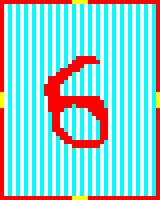

This game map was drawn from its Tiled (.tmx) file and the tilesets committed beside it. A one-line description and the full map source follow:
An orthogonal 40x50 tile map with 4x4 px tiles, 1 tile layer (map).

<map version="1.0" orientation="orthogonal" renderorder="right-down" width="40" height="50" tilewidth="4" tileheight="4" nextobjectid="1">
 <tileset firstgid="1" name="tiles" tilewidth="4" tileheight="4">
  <image source="../assets/tiles.png" width="24" height="24" />
 </tileset>
 <layer name="map" width="40" height="50">
  <data encoding="csv">
1,1,1,1,1,1,1,1,1,1,1,1,1,1,1,1,1,1,30,30,30,30,1,1,1,1,1,1,1,1,1,1,1,1,1,1,1,1,1,1,
1,33,34,33,34,33,34,33,34,33,34,33,34,33,34,33,34,33,34,33,34,33,34,33,34,33,34,33,34,33,34,33,34,33,34,33,34,33,34,1,
1,33,34,33,34,33,34,33,34,33,34,33,34,33,34,33,34,33,34,33,34,33,34,33,34,33,34,33,34,33,34,33,34,33,34,33,34,33,34,1,
1,33,34,33,34,33,34,33,34,33,34,33,34,33,34,33,34,33,34,33,34,33,34,33,34,33,34,33,34,33,34,33,34,33,34,33,34,33,34,1,
1,33,34,33,34,33,34,33,34,33,34,33,34,33,34,33,34,33,34,33,34,33,34,33,34,33,34,33,34,33,34,33,34,33,34,33,34,33,34,1,
1,33,34,33,34,33,34,33,34,33,34,33,34,33,34,33,34,33,34,33,34,33,34,33,34,33,34,33,34,33,34,33,34,33,34,33,34,33,34,1,
1,33,34,33,34,33,34,33,34,33,34,33,34,33,34,33,34,33,34,33,34,33,34,33,34,33,34,33,34,33,34,33,34,33,34,33,34,33,34,1,
1,33,34,33,34,33,34,33,34,33,34,33,34,33,34,33,34,33,34,33,34,33,34,33,34,33,34,33,34,33,34,33,34,33,34,33,34,33,34,1,
1,33,34,33,34,33,34,33,34,33,34,33,34,33,34,33,34,33,34,33,34,33,34,33,34,33,34,33,34,33,34,33,34,33,34,33,34,33,34,1,
1,33,34,33,34,33,34,33,34,33,34,33,34,33,34,33,34,33,34,33,34,33,34,33,34,33,34,33,34,33,34,33,34,33,34,33,34,33,34,1,
1,33,34,33,34,33,34,33,34,33,34,33,34,33,34,33,34,33,34,33,34,33,34,33,34,33,34,33,34,33,34,33,34,33,34,33,34,33,34,1,
1,33,34,33,34,33,34,33,34,33,34,33,34,33,34,33,34,33,34,33,34,33,34,33,34,33,34,33,34,33,34,33,34,33,34,33,34,33,34,1,
1,33,34,33,34,33,34,33,34,33,34,33,34,33,34,33,34,33,34,33,34,33,34,33,34,33,34,33,34,33,34,33,34,33,34,33,34,33,34,1,
1,33,34,33,34,33,34,33,34,33,34,33,34,33,34,33,34,33,34,33,34,33,34,33,34,33,34,33,34,33,34,33,34,33,34,33,34,33,34,1,
1,33,34,33,34,33,34,33,34,33,34,33,34,33,34,33,34,33,34,3,3,3,3,3,34,33,34,33,34,33,34,33,34,33,34,33,34,33,34,1,
1,33,34,33,34,33,34,33,34,33,34,33,34,33,34,33,34,33,3,3,3,3,3,3,3,33,34,33,34,33,34,33,34,33,34,33,34,33,34,1,
1,33,34,33,34,33,34,33,34,33,34,33,34,33,34,33,34,3,3,3,3,33,34,33,34,33,34,33,34,33,34,33,34,33,34,33,34,33,34,1,
1,33,34,33,34,33,34,33,34,33,34,33,34,33,34,3,3,3,3,3,34,33,34,33,34,33,34,33,34,33,34,33,34,33,34,33,34,33,34,1,
1,33,34,33,34,33,34,33,34,33,34,33,34,33,3,3,3,3,34,33,34,33,34,33,34,33,34,33,34,33,34,33,34,33,34,33,34,33,34,1,
1,33,34,33,34,33,34,33,34,33,34,33,3,3,3,3,3,33,34,33,34,33,34,33,34,33,34,33,34,33,34,33,34,33,34,33,34,33,34,1,
1,33,34,33,34,33,34,33,34,33,34,33,3,3,3,3,34,33,34,33,34,33,34,33,34,33,34,33,34,33,34,33,34,33,34,33,34,33,34,1,
1,33,34,33,34,33,34,33,34,33,34,3,3,3,3,33,34,33,34,33,34,33,34,33,34,33,34,33,34,33,34,33,34,33,34,33,34,33,34,1,
1,33,34,33,34,33,34,33,34,33,34,3,3,3,3,33,34,33,34,33,34,33,34,33,34,33,34,33,34,33,34,33,34,33,34,33,34,33,34,1,
30,33,34,33,34,33,34,33,34,33,34,3,3,3,3,33,34,33,34,33,34,33,34,33,34,33,34,33,34,33,34,33,34,33,34,33,34,33,34,30,
30,33,34,33,34,33,34,33,34,33,34,33,3,3,3,3,3,3,3,3,3,3,3,3,3,33,34,33,34,33,34,33,34,33,34,33,34,33,34,30,
30,33,34,33,34,33,34,33,34,33,34,33,3,3,3,3,3,3,3,3,3,3,3,3,3,3,34,33,34,33,34,33,34,33,34,33,34,33,34,30,
30,33,34,33,34,33,34,33,34,33,34,33,3,3,3,3,3,3,34,3,3,3,3,3,3,3,34,33,34,33,34,33,34,33,34,33,34,33,34,30,
1,33,34,33,34,33,34,33,34,33,34,33,3,3,3,3,34,33,34,33,34,33,3,3,3,3,3,33,34,33,34,33,34,33,34,33,34,33,34,1,
1,33,34,33,34,33,34,33,34,33,34,33,34,3,3,33,34,33,34,33,34,33,34,3,3,3,3,33,34,33,34,33,34,33,34,33,34,33,34,1,
1,33,34,33,34,33,34,33,34,33,34,33,34,3,3,33,34,33,34,33,34,33,34,33,3,3,3,33,34,33,34,33,34,33,34,33,34,33,34,1,
1,33,34,33,34,33,34,33,34,33,34,33,34,3,3,33,34,33,34,33,34,33,34,33,34,3,3,33,34,33,34,33,34,33,34,33,34,33,34,1,
1,33,34,33,34,33,34,33,34,33,34,33,34,3,3,33,34,33,34,33,34,33,34,33,34,3,3,33,34,33,34,33,34,33,34,33,34,33,34,1,
1,33,34,33,34,33,34,33,34,33,34,33,34,3,3,3,34,33,34,33,34,33,34,33,34,3,3,33,34,33,34,33,34,33,34,33,34,33,34,1,
1,33,34,33,34,33,34,33,34,33,34,33,34,33,3,3,3,33,34,33,34,33,34,33,34,3,3,33,34,33,34,33,34,33,34,33,34,33,34,1,
1,33,34,33,34,33,34,33,34,33,34,33,34,33,34,3,3,3,34,33,34,33,34,33,34,3,3,33,34,33,34,33,34,33,34,33,34,33,34,1,
1,33,34,33,34,33,34,33,34,33,34,33,34,33,34,33,3,3,3,3,3,3,3,3,3,3,34,33,34,33,34,33,34,33,34,33,34,33,34,1,
1,33,34,33,34,33,34,33,34,33,34,33,34,33,34,33,34,33,3,3,3,3,3,3,3,33,34,33,34,33,34,33,34,33,34,33,34,33,34,1,
1,33,34,33,34,33,34,33,34,33,34,33,34,33,34,33,34,33,34,33,34,33,34,33,34,33,34,33,34,33,34,33,34,33,34,33,34,33,34,1,
1,33,34,33,34,33,34,33,34,33,34,33,34,33,34,33,34,33,34,33,34,33,34,33,34,33,34,33,34,33,34,33,34,33,34,33,34,33,34,1,
1,33,34,33,34,33,34,33,34,33,34,33,34,33,34,33,34,33,34,33,34,33,34,33,34,33,34,33,34,33,34,33,34,33,34,33,34,33,34,1,
1,33,34,33,34,33,34,33,34,33,34,33,34,33,34,33,34,33,34,33,34,33,34,33,34,33,34,33,34,33,34,33,34,33,34,33,34,33,34,1,
1,33,34,33,34,33,34,33,34,33,34,33,34,33,34,33,34,33,34,33,34,33,34,33,34,33,34,33,34,33,34,33,34,33,34,33,34,33,34,1,
1,33,34,33,34,33,34,33,34,33,34,33,34,33,34,33,34,33,34,33,34,33,34,33,34,33,34,33,34,33,34,33,34,33,34,33,34,33,34,1,
1,33,34,33,34,33,34,33,34,33,34,33,34,33,34,33,34,33,34,33,34,33,34,33,34,33,34,33,34,33,34,33,34,33,34,33,34,33,34,1,
1,33,34,33,34,33,34,33,34,33,34,33,34,33,34,33,34,33,34,33,34,33,34,33,34,33,34,33,34,33,34,33,34,33,34,33,34,33,34,1,
1,33,34,33,34,33,34,33,34,33,34,33,34,33,34,33,34,33,34,33,34,33,34,33,34,33,34,33,34,33,34,33,34,33,34,33,34,33,34,1,
1,33,34,33,34,33,34,33,34,33,34,33,34,33,34,33,34,33,34,33,34,33,34,33,34,33,34,33,34,33,34,33,34,33,34,33,34,33,34,1,
1,33,34,33,34,33,34,33,34,33,34,33,34,33,34,33,34,33,34,33,34,33,34,33,34,33,34,33,34,33,34,33,34,33,34,33,34,33,34,1,
1,33,34,33,34,33,34,33,34,33,34,33,34,33,34,33,34,33,34,33,34,33,34,33,34,33,34,33,34,33,34,33,34,33,34,33,34,33,34,1,
1,1,1,1,1,1,1,1,1,1,1,1,1,1,1,1,1,1,30,30,30,30,1,1,1,1,1,1,1,1,1,1,1,1,1,1,1,1,1,1
</data>
 </layer>
</map>